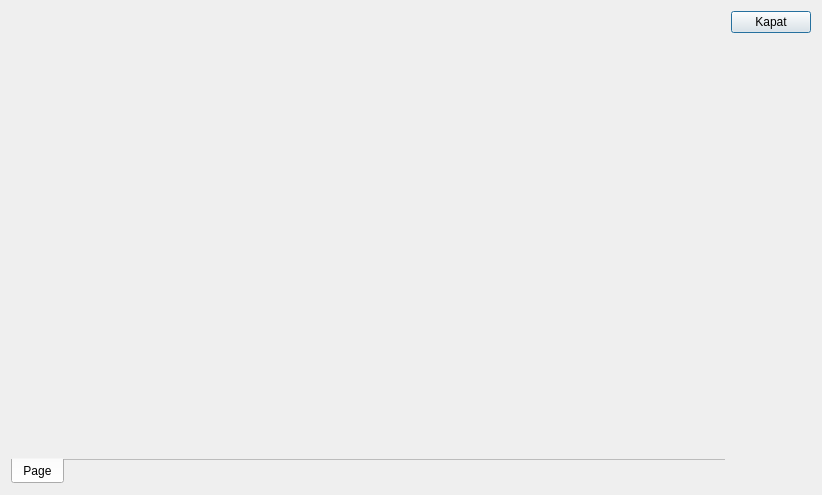
<?xml version="1.0" encoding="UTF-8"?>
<ui version="4.0">
 <class>MTedarikciFormu</class>
 <widget class="QDialog" name="MTedarikciFormu">
  <property name="geometry">
   <rect>
    <x>0</x>
    <y>0</y>
    <width>822</width>
    <height>495</height>
   </rect>
  </property>
  <property name="windowTitle">
   <string>Dialog</string>
  </property>
  <layout class="QHBoxLayout" name="horizontalLayout">
   <item>
    <widget class="QTabWidget" name="tabTedarikciIslemleri">
     <property name="tabPosition">
      <enum>QTabWidget::South</enum>
     </property>
     <property name="elideMode">
      <enum>Qt::ElideLeft</enum>
     </property>
     <property name="usesScrollButtons">
      <bool>false</bool>
     </property>
     <property name="documentMode">
      <bool>true</bool>
     </property>
     <property name="tabsClosable">
      <bool>false</bool>
     </property>
     <property name="movable">
      <bool>false</bool>
     </property>
     <widget class="QWidget" name="tab">
      <attribute name="title">
       <string>Page</string>
      </attribute>
     </widget>
    </widget>
   </item>
   <item>
    <layout class="QVBoxLayout" name="verticalLayout">
     <item>
      <widget class="QPushButton" name="btnKapat">
       <property name="text">
        <string>Kapat</string>
       </property>
      </widget>
     </item>
     <item>
      <spacer name="verticalSpacer">
       <property name="orientation">
        <enum>Qt::Vertical</enum>
       </property>
       <property name="sizeHint" stdset="0">
        <size>
         <width>20</width>
         <height>40</height>
        </size>
       </property>
      </spacer>
     </item>
    </layout>
   </item>
  </layout>
 </widget>
 <resources/>
 <connections>
  <connection>
   <sender>btnKapat</sender>
   <signal>clicked()</signal>
   <receiver>MTedarikciFormu</receiver>
   <slot>accept()</slot>
   <hints>
    <hint type="sourcelabel">
     <x>684</x>
     <y>28</y>
    </hint>
    <hint type="destinationlabel">
     <x>668</x>
     <y>213</y>
    </hint>
   </hints>
  </connection>
 </connections>
</ui>
